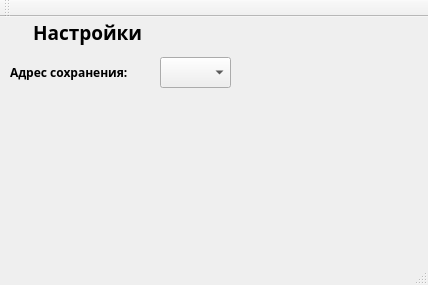
<?xml version="1.0" encoding="UTF-8"?>
<ui version="4.0">
 <class>MainWindow</class>
 <widget class="QMainWindow" name="MainWindow">
  <property name="geometry">
   <rect>
    <x>0</x>
    <y>0</y>
    <width>428</width>
    <height>285</height>
   </rect>
  </property>
  <property name="windowTitle">
   <string>Вяся Пупкин</string>
  </property>
  <property name="styleSheet">
   <string notr="true">@font-face{
	font-family: AaarghBold;
	src: url(&quot;\Web\www\fonts\aaargh_cyrillic_bold.ttf&quot;);
}</string>
  </property>
  <widget class="QWidget" name="centralWidget">
   <property name="font">
    <font>
     <family>Aaargh</family>
     <weight>75</weight>
     <bold>true</bold>
    </font>
   </property>
   <widget class="QLabel" name="label">
    <property name="geometry">
     <rect>
      <x>10</x>
      <y>0</y>
      <width>171</width>
      <height>31</height>
     </rect>
    </property>
    <property name="font">
     <font>
      <family>Aaargh</family>
      <weight>75</weight>
      <bold>true</bold>
     </font>
    </property>
    <property name="styleSheet">
     <string notr="true">QLabel{
	padding-left:20px;
}</string>
    </property>
    <property name="text">
     <string>&lt;html&gt;&lt;head/&gt;&lt;body&gt;&lt;p&gt;&lt;span style=&quot; font-size:14pt; font-weight:600;&quot;&gt;Настройки&lt;/span&gt;&lt;/p&gt;&lt;/body&gt;&lt;/html&gt;</string>
    </property>
   </widget>
   <widget class="QLabel" name="label_2">
    <property name="geometry">
     <rect>
      <x>10</x>
      <y>40</y>
      <width>151</width>
      <height>31</height>
     </rect>
    </property>
    <property name="font">
     <font>
      <family>Aaargh</family>
      <pointsize>9</pointsize>
     </font>
    </property>
    <property name="styleSheet">
     <string notr="true">QLabel{
	font-family:Aaargh;
}</string>
    </property>
    <property name="text">
     <string>&lt;html&gt;&lt;head/&gt;&lt;body&gt;&lt;p&gt;Адрес сохранения: &lt;/p&gt;&lt;/body&gt;&lt;/html&gt;</string>
    </property>
   </widget>
   <widget class="QComboBox" name="comboBox">
    <property name="geometry">
     <rect>
      <x>160</x>
      <y>40</y>
      <width>71</width>
      <height>31</height>
     </rect>
    </property>
   </widget>
  </widget>
  <widget class="QToolBar" name="mainToolBar">
   <attribute name="toolBarArea">
    <enum>TopToolBarArea</enum>
   </attribute>
   <attribute name="toolBarBreak">
    <bool>false</bool>
   </attribute>
  </widget>
  <widget class="QStatusBar" name="statusBar"/>
 </widget>
 <layoutdefault spacing="6" margin="11"/>
 <resources/>
 <connections/>
</ui>
